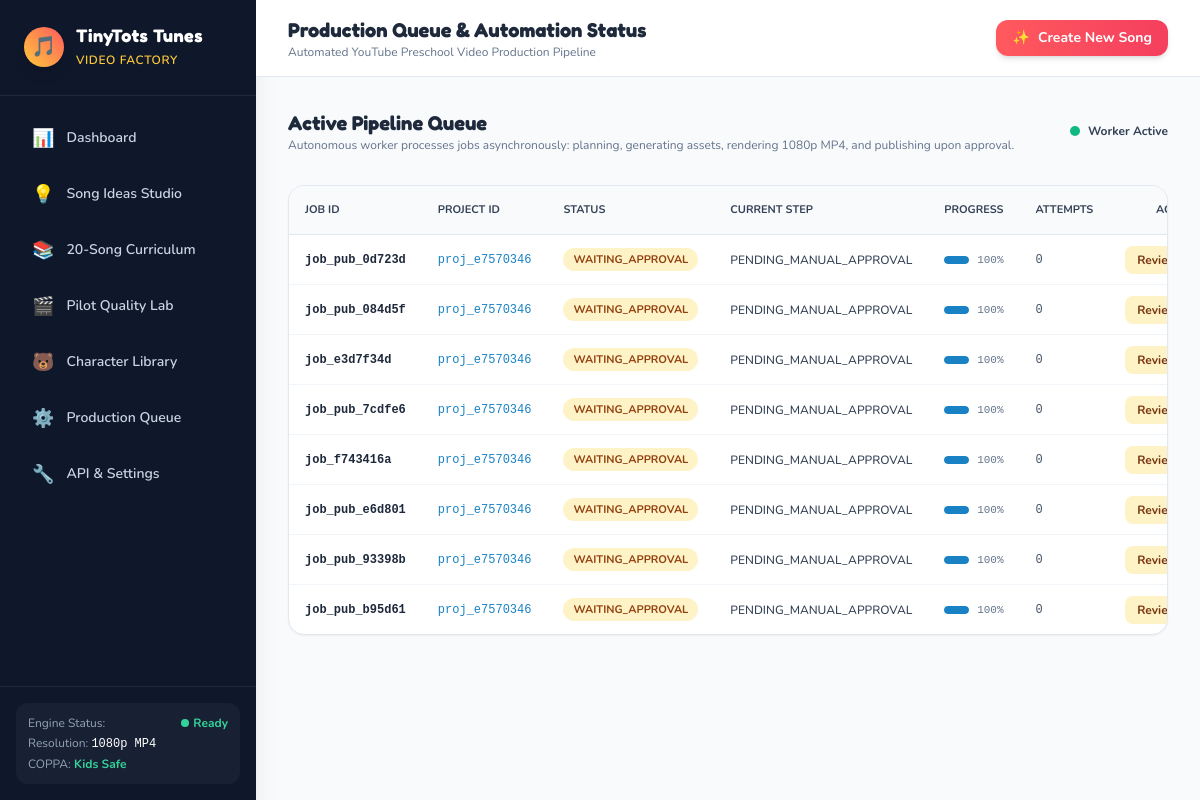
/queue, run on the app's committed database.
### tables this page shows
CREATE TABLE queue_jobs (
                id TEXT PRIMARY KEY,
                project_id TEXT NOT NULL,
                status TEXT NOT NULL,
                current_step TEXT,
                progress INTEGER DEFAULT 0,
                error_message TEXT,
                retry_count INTEGER DEFAULT 0,
                created_at TIMESTAMP DEFAULT CURRENT_TIMESTAMP,
                updated_at TIMESTAMP DEFAULT CURRENT_TIMESTAMP,
                FOREIGN KEY (project_id) REFERENCES projects(id)
            );

### dashboard/app.py (the view)
@app.get("/queue", response_class=HTMLResponse)
async def queue_view(request: Request):
    jobs = db.list_jobs(limit=50)
    return templates.TemplateResponse(request=request, name="queue.html", context={
        "jobs": jobs
    })

### dashboard/templates/queue.html (shortened to what this page needs)
{% extends "base.html" %}
{% block header_title %}Production Queue & Automation Status{% endblock %}
{% block content %}
<div class="space-y-8 max-w-6xl">
    <div class="flex items-center justify-between">
        <div>
            <h3 class="text-xl font-bold text-slate-800 font-heading">Active Pipeline Queue</h3>
            <p class="text-xs text-slate-500">Autonomous worker processes jobs asynchronously: planning, generating assets, rendering 1080p MP4, and publishing upon approval.</p>
        </div>
        <div class="flex items-center gap-2">
            <span class="w-2.5 h-2.5 rounded-full bg-emerald-500 animate-ping"></span>
            <span class="text-xs font-bold text-slate-700">Worker Active</span>
        </div>
    </div>
    <div class="bg-white rounded-2xl border border-slate-200 shadow-sm overflow-hidden">
        <div class="overflow-x-auto">
            <table class="w-full text-left text-xs text-slate-600 border-collapse">
                <thead>
                    <tr class="border-b border-slate-200 bg-slate-50 text-slate-700 font-bold uppercase text-[11px]">
                        <th class="p-4">Job ID</th>
                        <th class="p-4">Project ID</th>
                        <th class="p-4">Status</th>
                        <th class="p-4">Current Step</th>
                        <th class="p-4">Progress</th>
                        <th class="p-4">Attempts</th>
                        <th class="p-4 text-right">Actions</th>
                    </tr>
                </thead>
                <tbody class="divide-y divide-slate-100 font-medium">
                    {% for job in jobs %}
                    <tr class="hover:bg-slate-50/70">
                        <td class="p-4 font-mono font-bold text-slate-800">{{ job.id }}</td>
                        <td class="p-4 font-mono">
                            <a href="/projects/{{ job.project_id }}" class="text-brand-blue hover:underline">
                                {{ job.project_id }}
                            </a>
                        </td>
                        <td class="p-4">
                            <span class="px-2.5 py-1 rounded-full text-[11px] font-bold
                                {% if job.status == 'COMPLETED' %} bg-emerald-100 text-emerald-800
                                {% elif job.status == 'PROCESSING' %} bg-blue-100 text-blue-800 animate-pulse
                                {% elif job.status == 'FAILED' %} bg-rose-100 text-rose-800
                                {% elif job.status == 'WAITING_APPROVAL' %} bg-amber-100 text-amber-800
                                {% else %} bg-slate-100 text-slate-700 {% endif %}">
                                {{ job.status }}
                            </span>
                        </td>
                        <td class="p-4 max-w-xs truncate text-slate-700">
                            {{ job.current_step }}
                        </td>
                        <td class="p-4 w-40">
                            <div class="flex items-center space-x-2">
                                <div class="w-full bg-slate-200 h-2 rounded-full overflow-hidden">
                                    <div class="bg-brand-blue h-full rounded-full transition-all duration-300" style="width: {{ job.progress }}%"></div>
                                </div>
                                <span class="font-mono text-[11px] text-slate-500">{{ job.progress }}%</span>
                            </div>
                        </td>
                        <td class="p-4 font-mono">{{ job.retry_count }}</td>
                        <td class="p-4 text-right whitespace-nowrap">
                            {% if job.status == 'FAILED' %}
                            <form action="/api/jobs/{{ job.id }}/retry" method="POST" class="inline">
                                <button type="submit" class="bg-rose-50 hover:bg-rose-100 text-rose-700 font-bold px-3 py-1.5 rounded-lg text-xs transition border border-rose-200">
                                    🔄 Retry
                                </button>
                            </form>
                            {% elif job.status == 'WAITING_APPROVAL' %}
                            <a href="/projects/{{ job.project_id }}" class="bg-amber-100 hover:bg-amber-200 text-amber-900 font-bold px-3 py-1.5 rounded-lg text-xs transition">
                                Review &rarr;
                            </a>
                            {% else %}
                            <a href="/projects/{{ job.project_id }}" class="text-slate-400 hover:text-slate-600 text-xs">
                                Inspect
                            </a>
                            {% endif %}
                        </td>
                    </tr>
                    {% endfor %}
                </tbody>
            </table>
        </div>
    </div>
</div>
{% endblock %}

### dashboard/templates/base.html (style rules this page uses)
body { font-family: 'Nunito', sans-serif; background-color: #f8fafc; }
h1, h2, h3, .font-heading { font-family: 'Fredoka', cursive, sans-serif; }

### data on the page
queue_jobs: id "job_pub_0d723d", project_id "proj_e7570346", status "WAITING_APPROVAL", current_step "PENDING_MANUAL_APPROVAL", progress "100", retry_count "0"
queue_jobs: id "job_pub_084d5f", project_id "proj_e7570346", status "WAITING_APPROVAL", current_step "PENDING_MANUAL_APPROVAL", progress "100", retry_count "0"
queue_jobs: id "job_e3d7f34d", project_id "proj_e7570346", status "WAITING_APPROVAL", current_step "PENDING_MANUAL_APPROVAL", progress "100", retry_count "0"
queue_jobs: id "job_pub_7cdfe6", project_id "proj_e7570346", status "WAITING_APPROVAL", current_step "PENDING_MANUAL_APPROVAL", progress "100", retry_count "0"
queue_jobs: id "job_f743416a", project_id "proj_e7570346", status "WAITING_APPROVAL", current_step "PENDING_MANUAL_APPROVAL", progress "100", retry_count "0"
queue_jobs: id "job_pub_e6d801", project_id "proj_e7570346", status "WAITING_APPROVAL", current_step "PENDING_MANUAL_APPROVAL", progress "100", retry_count "0"
queue_jobs: id "job_pub_93398b", project_id "proj_e7570346", status "WAITING_APPROVAL", current_step "PENDING_MANUAL_APPROVAL", progress "100", retry_count "0"
queue_jobs: id "job_pub_b95d61", project_id "proj_e7570346", status "WAITING_APPROVAL", current_step "PENDING_MANUAL_APPROVAL", progress "100", retry_count "0"
